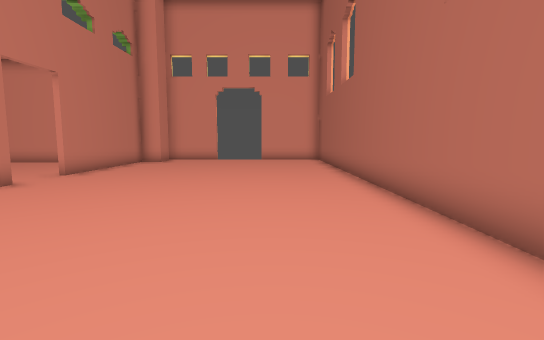
View 1 (above)

14 first-person views from a walk through a Godot game level. The camera is 1.2 m above the floor, tilts 6° down and sees 85° across. The floor is counted in squares, 1 m on a side. Each view is taken from the middle of a square. On the plan, view 1 faces up. The plan holds only what a view shows up to about 13 squares ahead; the rest is blank.

View 2
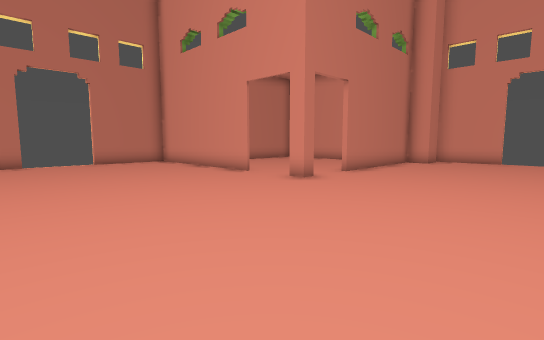

View 3
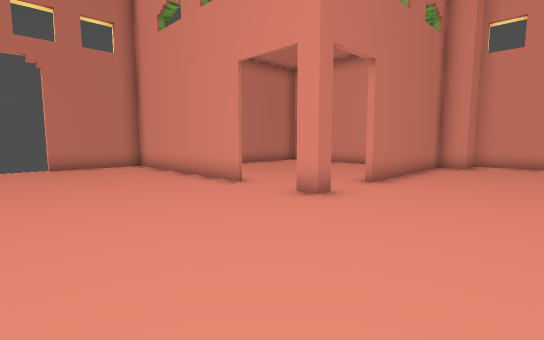

View 4
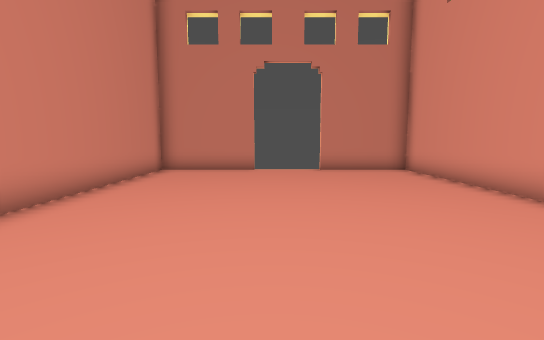

View 5
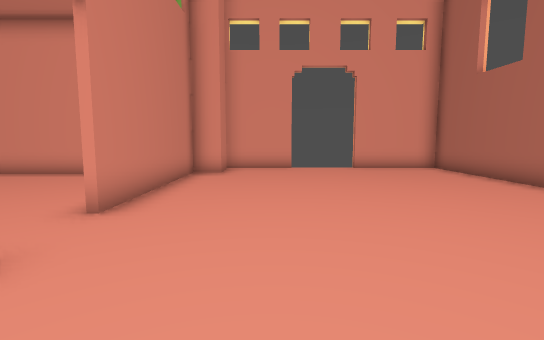

View 6
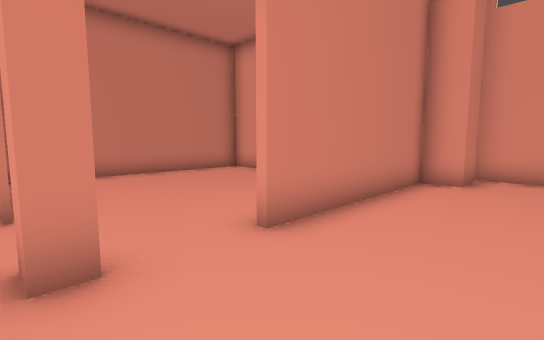

View 7
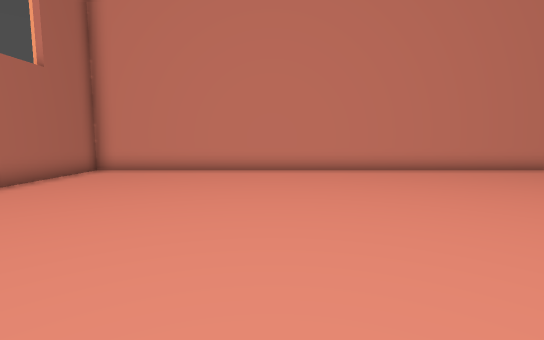

View 8
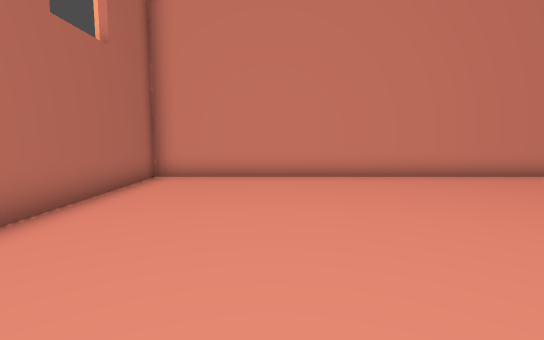

View 9
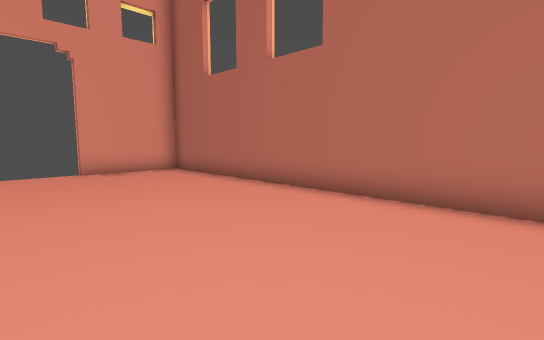

View 10
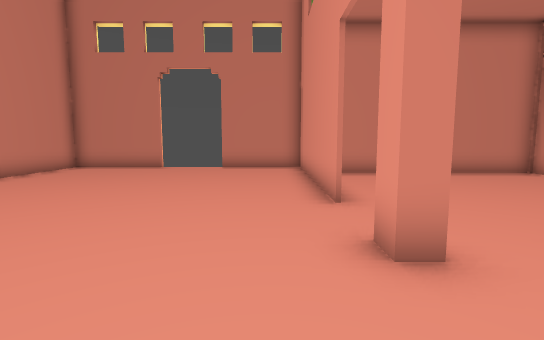

View 11
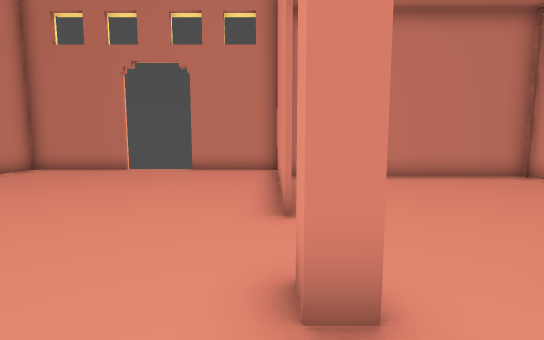

View 12
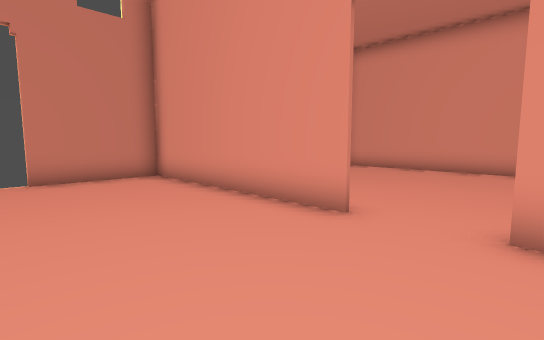

View 13
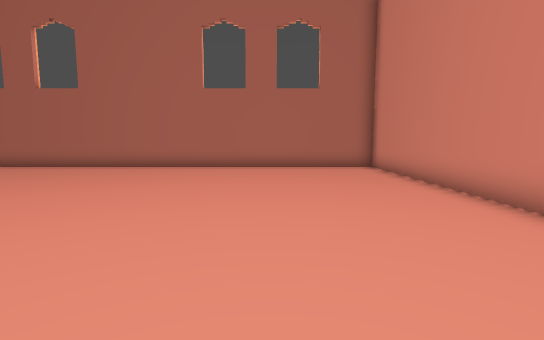

View 14
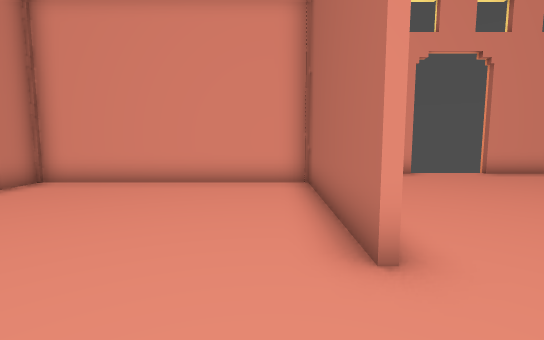

### Floor plan
Points are (right, up) in squares from view 1. A wall is a line through its corners. A room is listed if a view was taken in it or the views show most of it. See-through windows are left out.
Room 1 (views 1, 2, 3, 4, 5, 6, 7, 8, 9, 10, 11, 12, 13, 14)
walls: (-6.8, 7.8) (-6.8, 7.2) (-7.5, 7.2); (-9.4, 7.2) (-16.5, 7.2) (-16.5, 3.9); (-7, 9.6) (-7, 15.1) (-14.4, 15.1) (-14.4, 7.5); (-5.8, 16.8) (-5.8, 15.5) (-6.8, 15.5) (-6.8, 9.6); (-16.5, 1.4) (-16.5, -2.3) (2.7, -2.3) (2.7, 17.2) (-0.6, 17.2); (-3.1, 17.2) (-6, 17.2)
ways out: gap at (-17, 1); gap at (-17, 4)

Where each view was taken, in squares from view 1:
view 1: 0 up, 0 right, facing up
view 2: 0 up, 1 left, facing up-left
view 3: 2 up, 3 left, facing up-left
view 4: 2 up, 5 left, facing left
view 5: 5 up, 4 left, facing up
view 6: 7 up, 4 left, facing up-left
view 7: 9 up, 4 left, facing down
view 8: 7 up, 1 left, facing down
view 9: 6 up, 3 left, facing up-right
view 10: 6 up, 4 left, facing left
view 11: 7 up, 5 left, facing left
view 12: 3 up, 7 left, facing up-left
view 13: 2 up, 10 left, facing right
view 14: 7 up, 8 left, facing up
